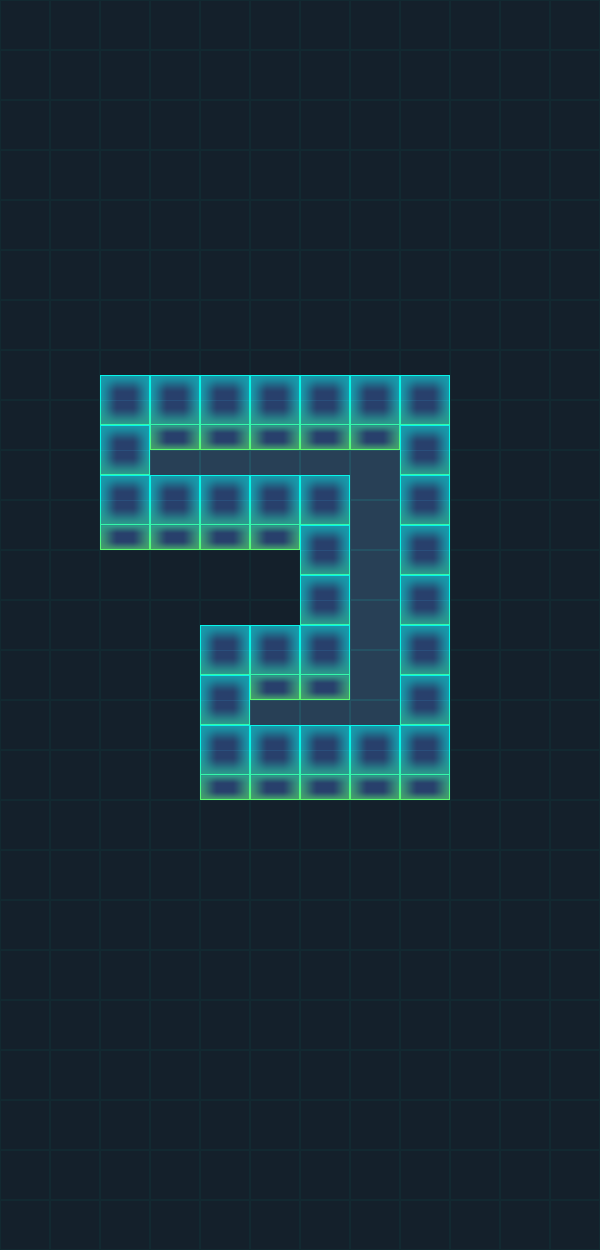

A level layout from a 2D game, rendered from its tile map. Below: a short description, then the map file with its tile-grid data intact:
An orthogonal 12x25 tile map with 50x50 px tiles, 4 tile layers (BG, WallBottom, Play, WallUp) and 7 objects (Hero, M1, M2, End).

<map version="1.0" tiledversion="1.0.3" orientation="orthogonal" renderorder="right-down" width="12" height="25" tilewidth="50" tileheight="50" nextobjectid="24">
 <tileset firstgid="1" source="tiles.tsx" />
 <layer name="BG" width="12" height="25">
  <data encoding="csv">
6,6,6,6,6,6,6,6,6,6,6,6,
6,6,6,6,6,6,6,6,6,6,6,6,
6,6,6,6,6,6,6,6,6,6,6,6,
6,6,6,6,6,6,6,6,6,6,6,6,
6,6,6,6,6,6,6,6,6,6,6,6,
6,6,6,6,6,6,6,6,6,6,6,6,
6,6,6,6,6,6,6,6,6,6,6,6,
6,6,6,6,6,6,6,6,6,6,6,6,
6,6,6,6,6,6,6,6,6,6,6,6,
6,6,6,5,5,5,5,5,6,6,6,6,
6,6,6,6,6,6,6,5,6,6,6,6,
6,6,6,6,6,6,6,5,6,6,6,6,
6,6,6,6,6,6,6,5,6,6,6,6,
6,6,6,6,6,6,6,5,6,6,6,6,
6,6,6,6,6,5,5,5,6,6,6,6,
6,6,6,6,6,6,6,6,6,6,6,6,
6,6,6,6,6,6,6,6,6,6,6,6,
6,6,6,6,6,6,6,6,6,6,6,6,
6,6,6,6,6,6,6,6,6,6,6,6,
6,6,6,6,6,6,6,6,6,6,6,6,
6,6,6,6,6,6,6,6,6,6,6,6,
6,6,6,6,6,6,6,6,6,6,6,6,
6,6,6,6,6,6,6,6,6,6,6,6,
6,6,6,6,6,6,6,6,6,6,6,6,
6,6,6,6,6,6,6,6,6,6,6,6
</data>
 </layer>
 <layer name="WallBottom" width="12" height="25">
  <data encoding="csv">
0,0,0,0,0,0,0,0,0,0,0,0,
0,0,0,0,0,0,0,0,0,0,0,0,
0,0,0,0,0,0,0,0,0,0,0,0,
0,0,0,0,0,0,0,0,0,0,0,0,
0,0,0,0,0,0,0,0,0,0,0,0,
0,0,0,0,0,0,0,0,0,0,0,0,
0,0,0,0,0,0,0,0,0,0,0,0,
0,0,3,3,3,3,3,3,3,0,0,0,
0,0,4,2,2,2,2,2,4,0,0,0,
0,0,4,0,0,0,0,0,4,0,0,0,
0,0,2,2,2,2,4,0,4,0,0,0,
0,0,0,0,0,0,4,0,4,0,0,0,
0,0,0,0,3,3,4,0,4,0,0,0,
0,0,0,0,4,2,2,0,4,0,0,0,
0,0,0,0,4,0,0,0,4,0,0,0,
0,0,0,0,2,2,2,2,2,0,0,0,
0,0,0,0,0,0,0,0,0,0,0,0,
0,0,0,0,0,0,0,0,0,0,0,0,
0,0,0,0,0,0,0,0,0,0,0,0,
0,0,0,0,0,0,0,0,0,0,0,0,
0,0,0,0,0,0,0,0,0,0,0,0,
0,0,0,0,0,0,0,0,0,0,0,0,
0,0,0,0,0,0,0,0,0,0,0,0,
0,0,0,0,0,0,0,0,0,0,0,0,
0,0,0,0,0,0,0,0,0,0,0,0
</data>
 </layer>
 <objectgroup name="Star">
  <object id="5" x="257.667" y="456" width="31.6667" height="34" />
  <object id="16" x="357.333" y="562.666" width="29.3333" height="25.3333" />
  <object id="17" x="359.334" y="708" width="26.6667" height="28" />
 </objectgroup>
 <objectgroup name="Coin" />
 <objectgroup name="Actor">
  <object id="1" name="Hero" x="170.333" y="461" width="10" height="10">
   <ellipse />
  </object>
  <object id="2" name="M1" x="369.667" y="78.3333" width="10" height="10">
   <ellipse />
  </object>
  <object id="3" name="M2" x="467" y="83" width="10" height="10">
   <ellipse />
  </object>
  <object id="15" name="End" x="275" y="720.333" width="10" height="10">
   <ellipse />
  </object>
 </objectgroup>
 <layer name="Play" width="12" height="25">
  <data encoding="csv">
0,0,0,0,0,0,0,0,0,0,0,0,
0,0,0,0,0,0,0,0,0,0,0,0,
0,0,0,0,0,0,0,0,0,0,0,0,
0,0,0,0,0,0,0,0,0,0,0,0,
0,0,0,0,0,0,0,0,0,0,0,0,
0,0,0,0,0,0,0,0,0,0,0,0,
0,0,0,0,0,0,0,0,0,0,0,0,
0,0,0,0,0,0,0,0,0,0,0,0,
0,0,0,0,0,0,0,0,0,0,0,0,
0,0,0,0,0,0,0,0,0,0,0,0,
0,0,0,0,0,0,0,0,0,0,0,0,
0,0,0,0,0,0,0,0,0,0,0,0,
0,0,0,0,0,0,0,0,0,0,0,0,
0,0,0,0,0,0,0,0,0,0,0,0,
0,0,0,0,0,0,0,0,0,0,0,0,
0,0,0,0,0,0,0,0,0,0,0,0,
0,0,0,0,0,0,0,0,0,0,0,0,
0,0,0,0,0,0,0,0,0,0,0,0,
0,0,0,0,0,0,0,0,0,0,0,0,
0,0,0,0,0,0,0,0,0,0,0,0,
0,0,0,0,0,0,0,0,0,0,0,0,
0,0,0,0,0,0,0,0,0,0,0,0,
0,0,0,0,0,0,0,0,0,0,0,0,
0,0,0,0,0,0,0,0,0,0,0,0,
0,0,0,0,0,0,0,0,0,0,0,0
</data>
 </layer>
 <layer name="WallUp" width="12" height="25">
  <data encoding="csv">
0,0,0,0,0,0,0,0,0,0,0,0,
0,0,0,0,0,0,0,0,0,0,0,0,
0,0,0,0,0,0,0,0,0,0,0,0,
0,0,0,0,0,0,0,0,0,0,0,0,
0,0,0,0,0,0,0,0,0,0,0,0,
0,0,0,0,0,0,0,0,0,0,0,0,
0,0,0,0,0,0,0,0,0,0,0,0,
0,0,0,0,0,0,0,0,0,0,0,0,
0,0,0,0,0,0,0,0,0,0,0,0,
0,0,0,1,1,1,1,0,0,0,0,0,
0,0,0,0,0,0,0,0,0,0,0,0,
0,0,0,0,0,0,0,0,0,0,0,0,
0,0,0,0,0,0,0,0,0,0,0,0,
0,0,0,0,0,0,0,0,0,0,0,0,
0,0,0,0,0,1,1,1,0,0,0,0,
0,0,0,0,0,0,0,0,0,0,0,0,
0,0,0,0,0,0,0,0,0,0,0,0,
0,0,0,0,0,0,0,0,0,0,0,0,
0,0,0,0,0,0,0,0,0,0,0,0,
0,0,0,0,0,0,0,0,0,0,0,0,
0,0,0,0,0,0,0,0,0,0,0,0,
0,0,0,0,0,0,0,0,0,0,0,0,
0,0,0,0,0,0,0,0,0,0,0,0,
0,0,0,0,0,0,0,0,0,0,0,0,
0,0,0,0,0,0,0,0,0,0,0,0
</data>
 </layer>
</map>
